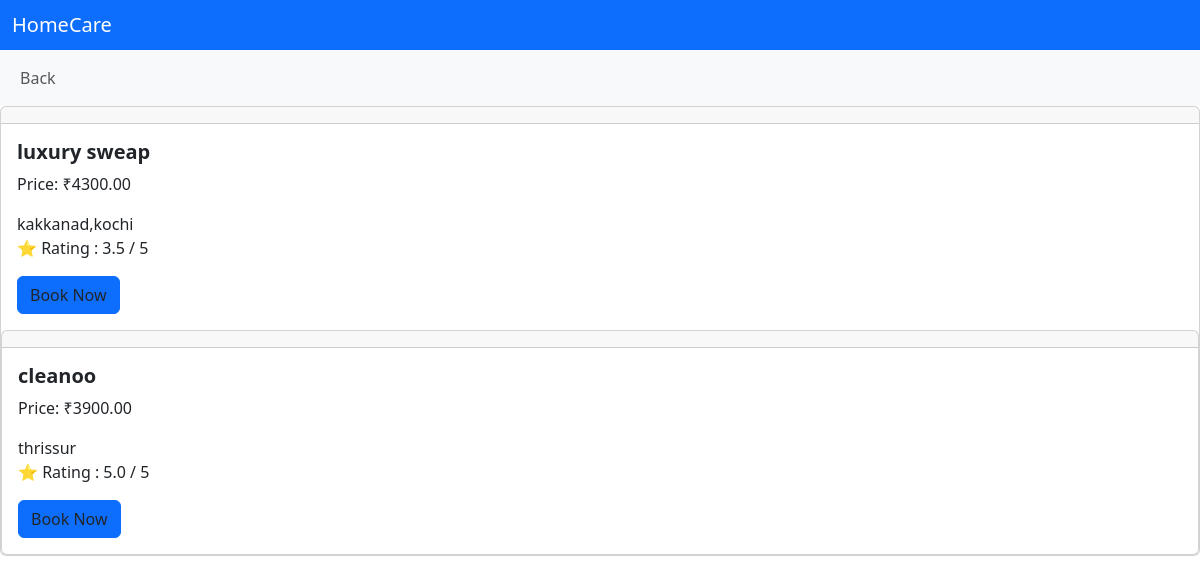
The page /provider_list/1/ on the database as committed earlier.
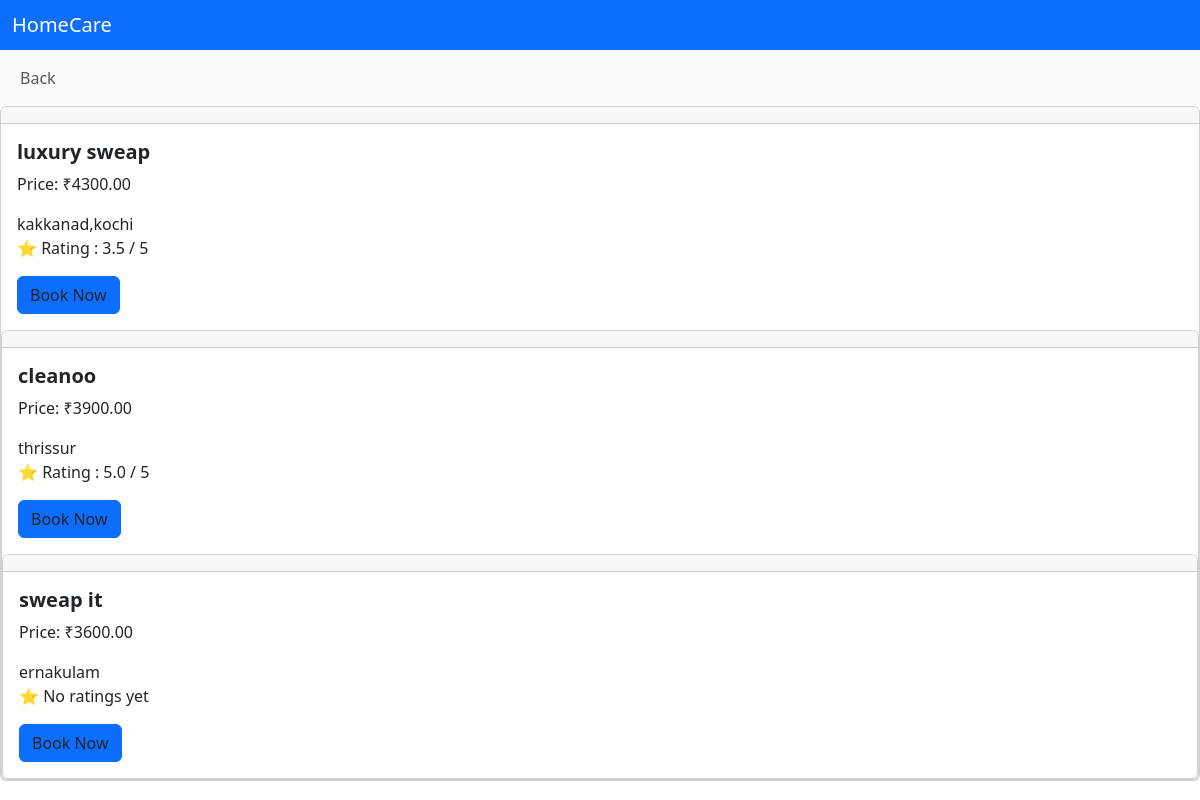
The same page on the database as committed later.
### provider_app/models.py (models this page shows, shortened)
class ProviderService(models.Model):
    provider = models.ForeignKey(Provider, on_delete=models.CASCADE)
    service = models.ForeignKey(Service, on_delete=models.CASCADE)
    price = models.DecimalField(max_digits=8, decimal_places=2)

class Provider(models.Model):
    user = models.OneToOneField(User, on_delete=models.CASCADE)
    company_name = models.CharField(max_length=100)
    phone = models.CharField(max_length=15)
    address = models.TextField()

### bookings_app/views.py (the view)
# urls.py: path('provider_list/<int:service_id>/',views.provider_list,name='provider_list'),
def provider_list(request, service_id):
    providers = ProviderService.objects.filter(
        service_id=service_id
    ).select_related('provider').annotate(
        avg_rating=Avg('review__rating')
    )
    return render(request, 'provider_list.html', {
        'providers': providers
    })

### bookings_app/templates/provider_list.html (shortened to what this page needs)
<!DOCTYPE html>
<html lang="en">
<head>
    <link href="https://cdn.jsdelivr.net/npm/bootstrap@5.3.8/dist/css/bootstrap.min.css" rel="stylesheet">
</head>
<body>
    <nav class="navbar bg-primary" data-bs-theme="dark">
  <div class="container-fluid">
    <span class="navbar-brand mb-0 h1">HomeCare</span>
  </div>
</nav>
<nav class="navbar navbar-expand-lg bg-body-tertiary">
  <div class="container-fluid">
    <div class="collapse navbar-collapse" id="navbarNav">
      <ul class="navbar-nav">
        <li class="nav-item">
          <a class="nav-link" href="{% url 'service_list' %}">Back</a>
        </li>
      </ul>
    </div>
  </div>
</nav>
    {% for provider in providers %}
    <div class="card">
  <h5 class="card-header"></h5>
  <div class="card-body">
    <h5 class="card-title"><strong>{{ provider.provider.company_name }}</strong><br></h5>
    <p class="card-text">  Price: ₹{{ provider.price }}<br>
    <div class="card-text">  {{ provider.provider.address }}<br>
    <p class="provider-rating">
    ⭐
    {% if provider.avg_rating %}
        <span class="rating-number">
          Rating : {{ provider.avg_rating|floatformat:1 }} / 5
        </span>
    {% else %}
        <span class="no-rating">No ratings yet</span>
    {% endif %}
</p>
     <span class="navbar-text">
    <a href="{% url 'book_service' provider.id %}" class="btn btn-primary">
    Book Now
</a>
      </span>
  </div>
</div>
{% empty %}
            <li>No providers available</li>
        {% endfor %}
</body>
</html>

Rows that differ between the two databases and show on the page:
added ProviderService: provider.company_name "sweap it", price "3600.00", provider.address "ernakulam", shows "No ratings yet"
